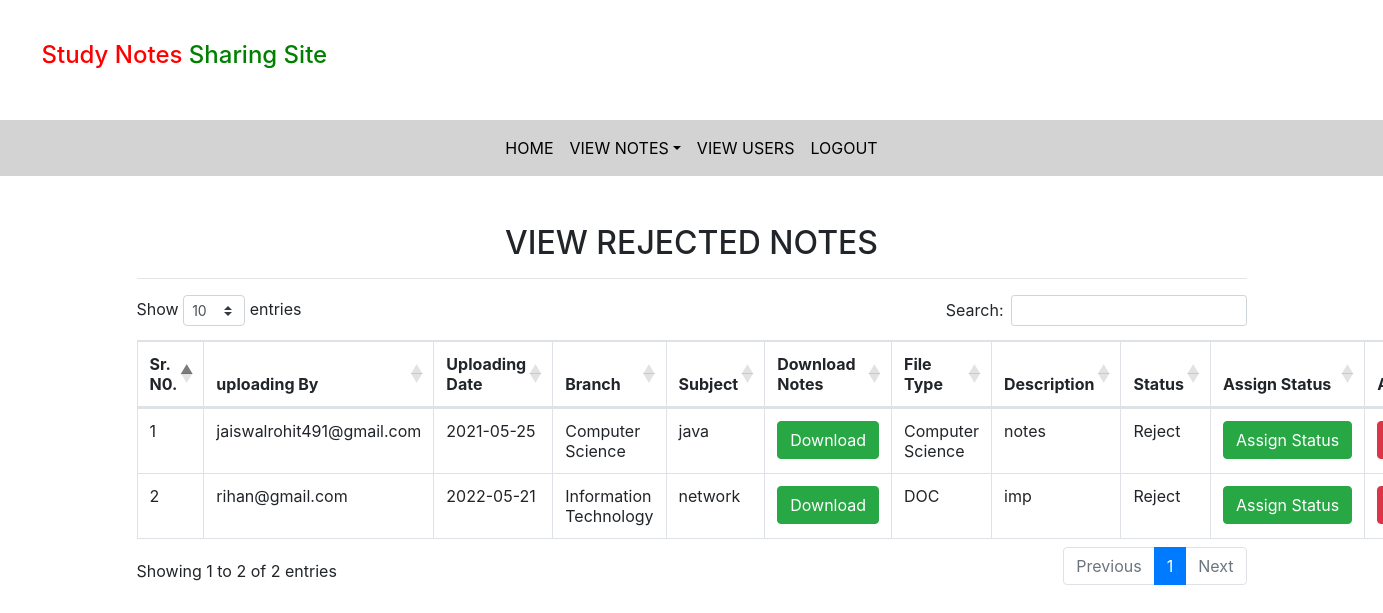
Screenshot of /rejected_notes/ (signed in) with the database file from the repository.
### notes/models.py (models this page shows, shortened)
class Notes(models.Model):
    user = models.ForeignKey(User, on_delete=models.CASCADE)
    uploadingdate = models.CharField(max_length=30)
    branch = models.CharField(max_length=30)
    subject = models.CharField(max_length=30,)
    notesfile = models.FileField(null=True)
    filetype = models.CharField(max_length=30,)
    description = models.CharField(max_length=200, null=True)
    status=models.CharField(max_length=15,)

### notes/views.py (the view)
# urls.py: path('rejected_notes/',rejected_notes,name='rejected_notes'),
def rejected_notes(request):
    if not request.user.is_authenticated:
        return redirect('login_admin')
    notes = Notes.objects.filter(status = "Reject")
    d = {'notes':notes}
    return render(request,'rejected_notes.html',d)

### notes/templates/rejected_notes.html (shortened to what this page needs)
{% extends 'admin_nav.html' %}
{% load static %}
{% block body %}
<link rel="stylesheet" href="https://cdnjs.cloudflare.com/ajax/libs/twitter-bootstrap/4.5.2/css/bootstrap.css">
<link rel="stylesheet" href="https://cdn.datatables.net/1.10.24/css/dataTables.bootstrap4.min.css">
<div class="container mt-5">
    <h2 class="text-center">VIEW REJECTED NOTES</h2>
    <HR>
    <table class="table table-bordered" id="example">
       <thead>
           <tr>
               <th>Sr. N0.</th>
               <th>uploading By</th>
               <th>Uploading Date</th>
               <th>Branch</th>
               <th>Subject</th>
               <th>Download Notes</th>
               <th>File Type</th>
               <th>Description</th>
               <th>Status</th>
               <th>Assign Status</th>
               <th>Action</th>
           </tr>
       </thead>
       <tbody>
           {% for i in notes %}
           <tr>
               <td>{{forloop.counter}}</td>
               <td>{{i.user.username}}</td>
               <td>{{i.uploadingdate}}</td>
               <td>{{i.branch}}</td>
               <td>{{i.subject}}</td>
               <td><a href="{{i.notesfile.url}}" class="btn btn-success" download>Download</a></td>
               <td>{{i.filetype}}</td>
               <td>{{i.description}}</td>
               <td>{{i.status}}</td>
               <td><a href="{% url 'assign_status' i.id %}" class = "btn btn-success">Assign&nbsp;Status</a></td>
               <td><a href="{% url 'delete_notes' i.id %}" class = "btn btn-danger" onclick="return confirm('Are you sure?')">Delete</a></td>
           </tr>
           {% endfor %}
        </tbody>
   </table>
</div>
{% endblock %}

### rows the page displays
Notes: user.username "jaiswalrohit491@gmail.com", uploadingdate "2021-05-25", branch "Computer Science", subject "java", filetype "Computer Science", description "notes", status "Reject"
Notes: user.username "rihan@gmail.com", uploadingdate "2022-05-21", branch "Information Technology", subject "network", filetype "DOC", description "imp", status "Reject"
